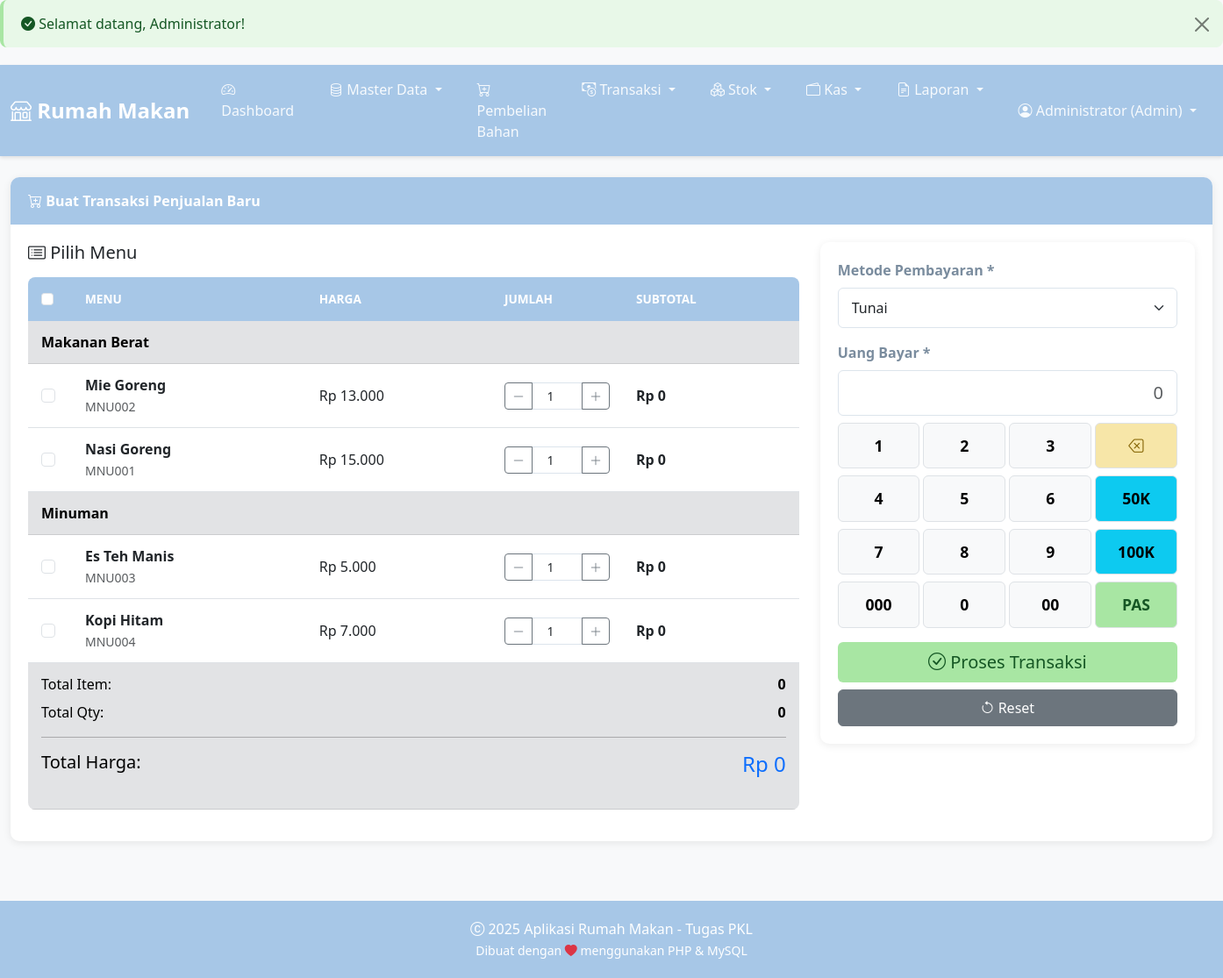
/index.php?page=buat_transaksi (signed in), run on the app's committed database.
### tables this page shows
CREATE TABLE menu_makanan (
    id INT PRIMARY KEY AUTO_INCREMENT,
    kode_menu VARCHAR(20) UNIQUE NOT NULL,
    nama_menu VARCHAR(100) NOT NULL,
    kategori_id INT NOT NULL,
    harga_modal DECIMAL(15,2) DEFAULT 0,
    harga_jual DECIMAL(15,2) NOT NULL,
    margin_keuntungan DECIMAL(10,2) DEFAULT 0,
    status ENUM('tersedia', 'habis', 'tidak_tersedia') DEFAULT 'tersedia',
    foto_menu VARCHAR(255),
    created_at TIMESTAMP DEFAULT CURRENT_TIMESTAMP,
    updated_at TIMESTAMP DEFAULT CURRENT_TIMESTAMP ON UPDATE CURRENT_TIMESTAMP,
    FOREIGN KEY (kategori_id) REFERENCES kategori_menu(id)
);

CREATE TABLE kategori_menu (
    id INT PRIMARY KEY AUTO_INCREMENT,
    nama_kategori VARCHAR(50) NOT NULL,
    deskripsi TEXT,
    created_at TIMESTAMP DEFAULT CURRENT_TIMESTAMP,
    updated_at TIMESTAMP DEFAULT CURRENT_TIMESTAMP ON UPDATE CURRENT_TIMESTAMP
);

### config/database.php (called while the page is built, shortened)
<?php
$conn = null;
function getConnection() {
    global $conn;
    if ($conn === null) {
        try {
            $conn = new mysqli(DB_HOST, DB_USER, DB_PASS, DB_NAME);
            $conn->set_charset('utf8mb4');
        } catch (Exception $e) {
            die("Error Database: " . $e->getMessage());
        }
    }
    return $conn;
}
function query($sql, $params = []) {
    $conn = getConnection();
    if (empty($params)) {
        $result = $conn->query($sql);
        return $result;
    }
    $stmt = $conn->prepare($sql);
    $stmt->execute();
    $result = $stmt->get_result();
    return $result;
}
function fetchAll($sql, $params = []) {
    $result = query($sql, $params);
    $data = [];
    if ($result) {
        while ($row = $result->fetch_assoc()) {
            $data[] = $row;
        }
    }
    return $data;
}
function formatRupiah($number) {
    return 'Rp ' . number_format($number, 0, ',', '.');
}
?>

### modul/transaksi/buat_transaksi.php (the view, shortened to what this page needs)
<?php
$menu_list = fetchAll("
    SELECT m.*, k.nama_kategori
    FROM menu_makanan m
    JOIN kategori_menu k ON m.kategori_id = k.id
    WHERE m.status = 'tersedia'
    ORDER BY k.nama_kategori, m.nama_menu
");
?>
<div class="row">
    <div class="col-md-12">
        <div class="card">
            <div class="card-header">
                <i class="bi bi-cart-plus"></i> Buat Transaksi Penjualan Baru
            </div>
            <div class="card-body">
                <?php if (empty($menu_list)): ?>
                    <div class="alert alert-warning">
                        <i class="bi bi-exclamation-triangle"></i>
                        Tidak ada menu yang tersedia. Silakan tambah menu terlebih dahulu.
                    </div>
                    <a href="index.php?page=list_menu" class="btn btn-primary">
                        <i class="bi bi-plus"></i> Kelola Menu
                    </a>
                <?php else: ?>
                    <form action="config/transaksi_proses.php?action=create" method="POST" id="formTransaksi">
                        <div class="row">
                            <div class="col-md-8">
                                <h5 class="mb-3"><i class="bi bi-card-list"></i> Pilih Menu</h5>
                                <div class="table-responsive" style="overflow-y: auto;">
                                    <table class="table table-hover">
                                        <thead class="sticky-top bg-white">
                                            <tr>
                                                <th width="50">
                                                    <input type="checkbox" id="selectAll" class="form-check-input">
                                                </th>
                                                <th>Menu</th>
                                                <th>Harga</th>
                                                <th width="150">Jumlah</th>
                                                <th>Subtotal</th>
                                            </tr>
                                        </thead>
                                        <tbody>
                                            <?php
                                            $current_kategori = '';
                                            foreach ($menu_list as $menu):
                                                if ($current_kategori != $menu['nama_kategori']):
                                                    $current_kategori = $menu['nama_kategori'];
                                            ?>
                                            <tr class="table-secondary">
                                                <td colspan="5"><strong><?php echo $current_kategori; ?></strong></td>
                                            </tr>
                                            <?php endif; ?>
                                            <tr class="menu-row clickable-row" data-id="<?php echo $menu['id']; ?>" data-harga="<?php echo $menu['harga_jual']; ?>">
                                                <td class="checkbox-cell">
                                                    <input type="checkbox" class="form-check-input menu-checkbox"
                                                           name="menu_id[]" value="<?php echo $menu['id']; ?>">
                                                </td>
                                                <td>
                                                    <strong><?php echo $menu['nama_menu']; ?></strong>
                                                    <br><small class="text-muted"><?php echo $menu['kode_menu']; ?></small>
                                                </td>
                                                <td class="harga-menu"><?php echo formatRupiah($menu['harga_jual']); ?></td>
                                                <td class="qty-cell">
                                                    <div class="input-group input-group-sm qty-control">
                                                        <button type="button" class="btn btn-outline-secondary btn-minus" tabindex="-1">
                                                            <i class="bi bi-dash-lg"></i>
                                                        </button>
                                                        <input type="number" class="form-control text-center jumlah-menu"
                                                               name="jumlah[]" value="1" min="1" max="99" readonly>
                                                        <button type="button" class="btn btn-outline-secondary btn-plus" tabindex="-1">
                                                            <i class="bi bi-plus-lg"></i>
                                                        </button>
                                                    </div>
                                                </td>
                                                <td class="subtotal-menu text-rupiah">Rp 0</td>
                                            </tr>
                                            <?php endforeach; ?>
                                        </tbody>
                                            <tr class="table-secondary">
                                                <td colspan="5">
                                        <div class="mb-3">
                                            <div class="d-flex justify-content-between mb-2">
                                                <span>Total Item:</span>
                                                <strong id="totalItem">0</strong>
                                            </div>
                                            <div class="d-flex justify-content-between mb-2">
                                                <span>Total Qty:</span>
                                                <strong id="totalQty">0</strong>
                                            </div>
                                            <hr>
                                            <div class="d-flex justify-content-between mb-3">
                                                <h5>Total Harga:</h5>
                                                <h4 class="text-primary" id="totalHarga">Rp 0</h4>
                                            </div>
                                                </td>
                                            </tr>
                                    </table>
                                </div>
                            </div>
                            <div class="col-md-4">
                                <div class="card border-primary">
                                    <div class="card-body">
                                        <div class="mb-3">
                                            <label class="form-label">Metode Pembayaran *</label>
                                            <select class="form-select" name="metode_pembayaran" id="metodePembayaran" required>
                                                <option value="tunai">Tunai</option>
                                            </select>
                                        </div>
                                        <div class="mb-3" id="formUangBayar">
                                            <label class="form-label">Uang Bayar *</label>
                                            <input type="text" class="form-control form-control-lg text-end"
                                                   name="uang_bayar" id="uangBayar" placeholder="0" readonly>
                                            <div class="numpad mt-2">
                                                <div class="row g-1">
                                                    <div class="col-3">
                                                        <button type="button" class="btn btn-light btn-numpad w-100" data-value="1">1</button>
                                                    </div>
                                                    <div class="col-3">
                                                        <button type="button" class="btn btn-light btn-numpad w-100" data-value="2">2</button>
                                                    </div>
                                                    <div class="col-3">
                                                        <button type="button" class="btn btn-light btn-numpad w-100" data-value="3">3</button>
                                                    </div>
                                                    <div class="col-3">
                                                        <button type="button" class="btn btn-warning btn-numpad w-100" data-value="clear">
                                                            <i class="bi bi-backspace"></i>
                                                        </button>
                                                    </div>
                                                </div>
                                                <div class="row g-1 mt-1">
                                                    <div class="col-3">
                                                        <button type="button" class="btn btn-light btn-numpad w-100" data-value="4">4</button>
                                                    </div>
                                                    <div class="col-3">
                                                        <button type="button" class="btn btn-light btn-numpad w-100" data-value="5">5</button>
                                                    </div>
                                                    <div class="col-3">
                                                        <button type="button" class="btn btn-light btn-numpad w-100" data-value="6">6</button>
                                                    </div>
                                                    <div class="col-3">
                                                        <button type="button" class="btn btn-info btn-numpad w-100" data-value="50000">50K</button>
                                                    </div>
                                                </div>
                                                <div class="row g-1 mt-1">
                                                    <div class="col-3">
                                                        <button type="button" class="btn btn-light btn-numpad w-100" data-value="7">7</button>
                                                    </div>
                                                    <div class="col-3">
                                                        <button type="button" class="btn btn-light btn-numpad w-100" data-value="8">8</button>
                                                    </div>
                                                    <div class="col-3">
                                                        <button type="button" class="btn btn-light btn-numpad w-100" data-value="9">9</button>
                                                    </div>
                                                    <div class="col-3">
                                                        <button type="button" class="btn btn-info btn-numpad w-100" data-value="100000">100K</button>
                                                    </div>
                                                </div>
                                                <div class="row g-1 mt-1">
                                                    <div class="col-3">
                                                        <button type="button" class="btn btn-light btn-numpad w-100" data-value="000">000</button>
                                                    </div>
                                                    <div class="col-3">
                                                        <button type="button" class="btn btn-light btn-numpad w-100" data-value="0">0</button>
                                                    </div>
                                                    <div class="col-3">
                                                        <button type="button" class="btn btn-light btn-numpad w-100" data-value="00">00</button>
                                                    </div>
                                                    <div class="col-3">
                                                        <button type="button" class="btn btn-success btn-numpad w-100" data-value="exact">PAS</button>
                                                    </div>
                                                </div>
                                            </div>
                                        </div>
                                        <button type="submit" class="btn btn-success btn-lg w-100" id="btnProses">
                                            <i class="bi bi-check-circle"></i> Proses Transaksi
                                        </button>
                                        <button type="button" class="btn btn-secondary w-100 mt-2" onclick="resetForm()">
                                            <i class="bi bi-arrow-counterclockwise"></i> Reset
                                        </button>
                                    </div>
                                </div>
                            </div>
                        </div>
                    </form>
                <?php endif; ?>
            </div>
        </div>
    </div>
</div>

### data on the page
menu_makanan: kategori.nama_kategori "Makanan Berat", nama_menu "Mie Goreng", kode_menu "MNU002", harga_jual "Rp 13.000"
menu_makanan: nama_menu "Nasi Goreng", kode_menu "MNU001", harga_jual "Rp 15.000"
menu_makanan: kategori.nama_kategori "Minuman", nama_menu "Es Teh Manis", kode_menu "MNU003", harga_jual "Rp 5.000"
menu_makanan: nama_menu "Kopi Hitam", kode_menu "MNU004", harga_jual "Rp 7.000"

### other printed values
$_SESSION['success'] "Selamat datang, Administrator!"
$_SESSION['nama_lengkap'] "Administrator"
